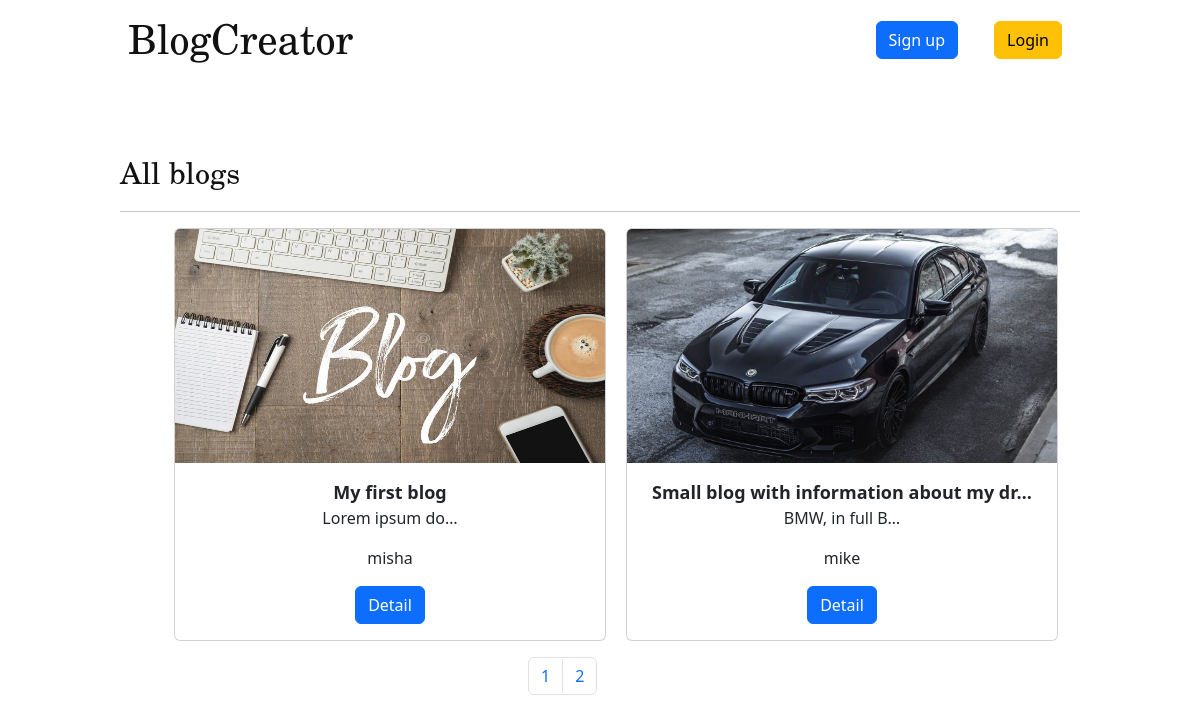
The page / on the database its author committed.
### blog/models.py (models this page shows)
class Blog(models.Model):
    title = models.CharField(max_length=100)
    content = models.TextField(blank=True)
    blog_photo = models.ImageField(upload_to='photos/')
    time_create = models.DateTimeField(auto_now_add=True)
    user = models.ForeignKey(User, on_delete=models.CASCADE, null=True)
    def get_absolute_url(self):
        return reverse('blog_detail', kwargs={'blog_id': self.pk})

### blog/views.py (the view)
# urls.py: path('', Index.as_view(), name='home'),
class Index(ListView):
    paginate_by = 2
    model = Blog
    template_name = 'blog/index.html'
    context_object_name = 'blogs'
    def get_context_data(self, *, object_list=None, **kwargs):
        context = super().get_context_data(**kwargs)
        context['title'] = 'Main page'
        return context

### blog/templates/blog/index.html (shortened to what this page needs)
{% extends 'blog/base.html' %}
{% block content %}
    <div class="content">
        <span>All blogs</span>
        <hr>
            <ul>
                {% for x in blogs %}
                    <li>
                        <div class="card text-center" style="width: 27rem; margin: 0 auto;">
                            <img src="{{ x.blog_photo.url }}" class="card-img-top" alt="..." style="width: 100%; height: 234px;">
                            <div class="card-body">
                                <span class="card-title" style="font-size: 18px;"><b>{{ x.title|truncatechars:40 }}</b></span>
                                <p class="card-text">{{ x.content|truncatechars:15}}</p>
                                <p class="card-text">{{ x.user }}</p>
                                <a href="{{ x.get_absolute_url }}" class="btn btn-primary">Detail</a>
                            </div>
                        </div>
                    </li>
                {% endfor %}
            </ul>
        <div class="page_pagination">
            <nav aria-label="Page navigation example">
                {% if paginator.num_pages > 1 %}
                  <ul class="pagination">
                      {% for x in paginator.page_range %}
                        <li class="page-item"><a class="page-link" href="?page={{ x }}">{{ x }}</a></li>
                      {% endfor %}
                  </ul>
                {% endif %}
            </nav>
        </div>
    </div>
{% endblock %}

### blog/static/blog/main.css (style rules this page uses)
.content { width: 80%; margin: 0 auto; height: 500px; }
.content > span { font-size: 30px; color: #111111; font-family: New Century Schoolbook, TeX Gyre Schola, serif; }
.content > ul { display: flex; justify-content: center; }
.content > ul > li { display: inline-block; list-slyle: none; padding-left: 10px; padding-right: 10px; }
.page_pagination { width: 15%; margin: 0 auto; }

### rows shown on the page
Blog: blog_photo (picture), title "My first blog", content "Lorem ipsum do…", user "misha"
Blog: blog_photo (picture), title "Small blog with information about my dr…", content "BMW, in full B…", user "mike"

### other values the page prints
{{ x }} "1" "2"
